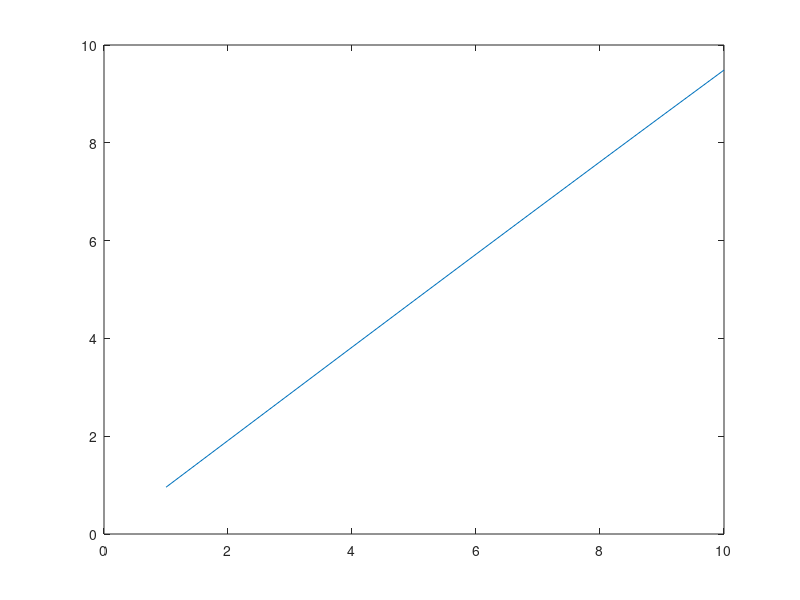

The MATLAB script that drew this image:
clear all;
clc;

%% Initial parameters
a = 0.00007;     %rate at which a baby is born into a susceptible class
B = 0.02500;     %exrate at which a person is exposed to the Covid-19 infection
k = 0.07142;     %rate at which an exposed persone becomes infected with Covid-19 virus
d_1 = 0.0008;    %rate at which quarantined person dies from his or her Covid-19 infection
d_2 = 0.00729;   %rate at which an infected person dies from his or her Covid-19 infection
v = 0.01430;     %rate at which an exposed person is quarantined
g_1 = 0.00025;   %rate at which an infected person recovers from his or her Covid-19 infection
g_2 = 0.00051;   %rate at which an exposed person recovers from his or her Covid-19 infection
g_3 = 0.00178;   %rate at which a quarantined person recovers from his or her Covid-19 infection
phi = 0.00288;   %rate at which an infected person is quarantined
u = 0.00002;

s_not = 0.95631246;          %initial proportion of Susceptible
e_not = 3.6448*(10^(-02));   %initial proportion of Exposed
i_not = 3.0487*(10^(-03));   %initial proportion of Infected
q_not = 1.2195*(10^(-03));   %initial proportion of Quarantined
r_not = 2.9709*(10^(-03));

f_1 = u+k+d_2+v;
f_2 = u+d_2+g_1+phi;
f_3 = u+d_1+g_3;

s_1 = a-(B*s_not)*(i_not+q_not)-(u*s_not);
e_1 = (B*s_not)*(i_not+q_not)-(f_1*e_not);
i_1 = (k*e_not)-(f_2*i_not);
q_1 = (v*e_not)+(phi*i_not)-(f_3*q_not);
r_1 = (g_1*i_not)+(g_2*e_not)+(g_3*q_not)-(u*r_not);

s_2 = -(B*((s_not*(i_1+q_1))+(s_1*(i_not+q_not)))+(s_1*u));
e_2 = B*(s_not*(i_1+q_1)+(s_1*(i_not+q_not)))-(f_1*e_1);
i_2 = (k*e_1)-(f_2*i_1);
q_2 = (v*e_1)+(phi*i_1)-(f_3*q_1);
r_2 = (g_1*i_1)+(g_2*e_1)+(g_3*q_1)-(u*r_1);

t=0;
for i=1:10
    t=t+1;
   p(i)=(0.95631246*t - (0.00004292386043*t*t))/(1 - 0.00002244230973*t + (0.00007744489531*t*t))
   xx(i)=i;
end
plot(xx,p(1:i))